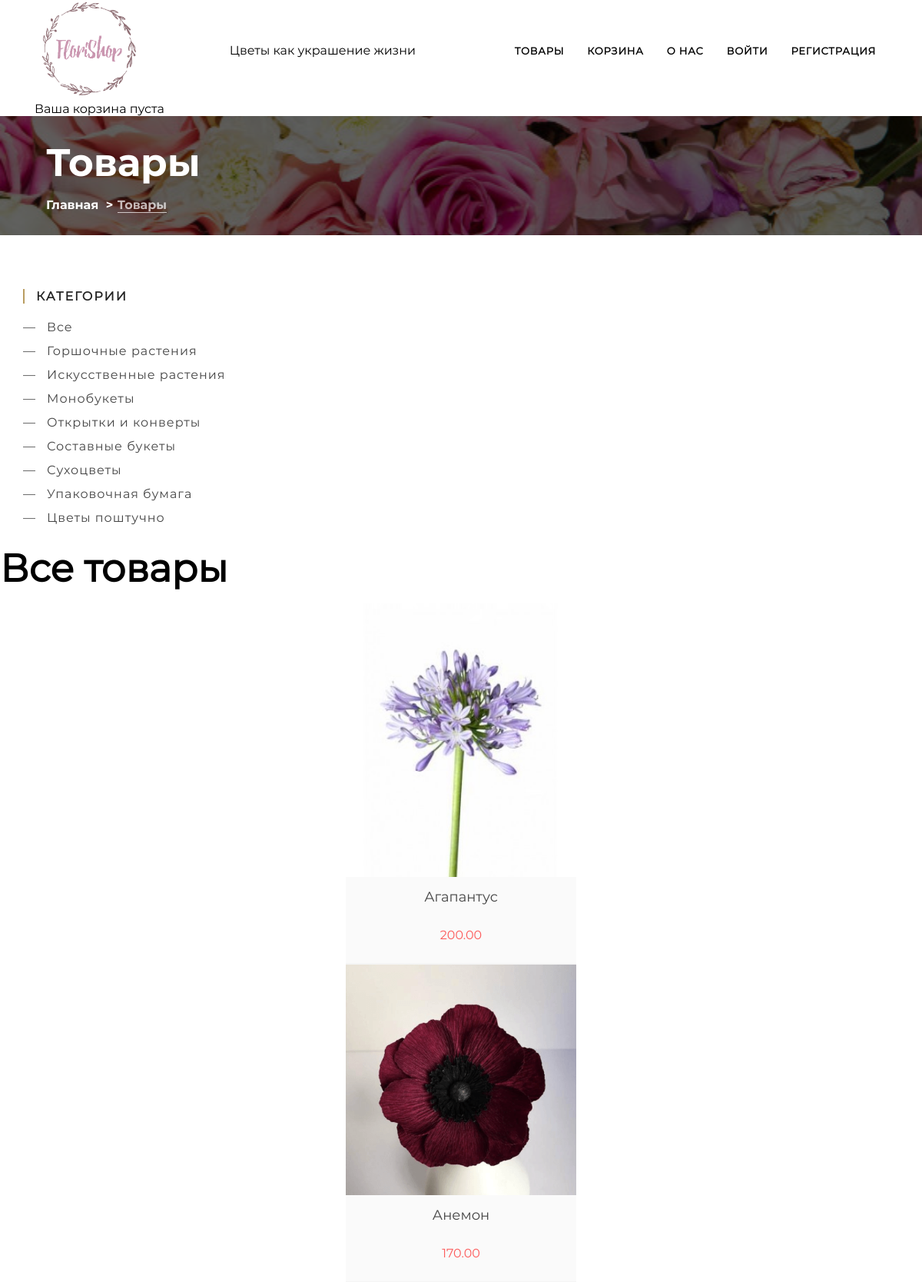
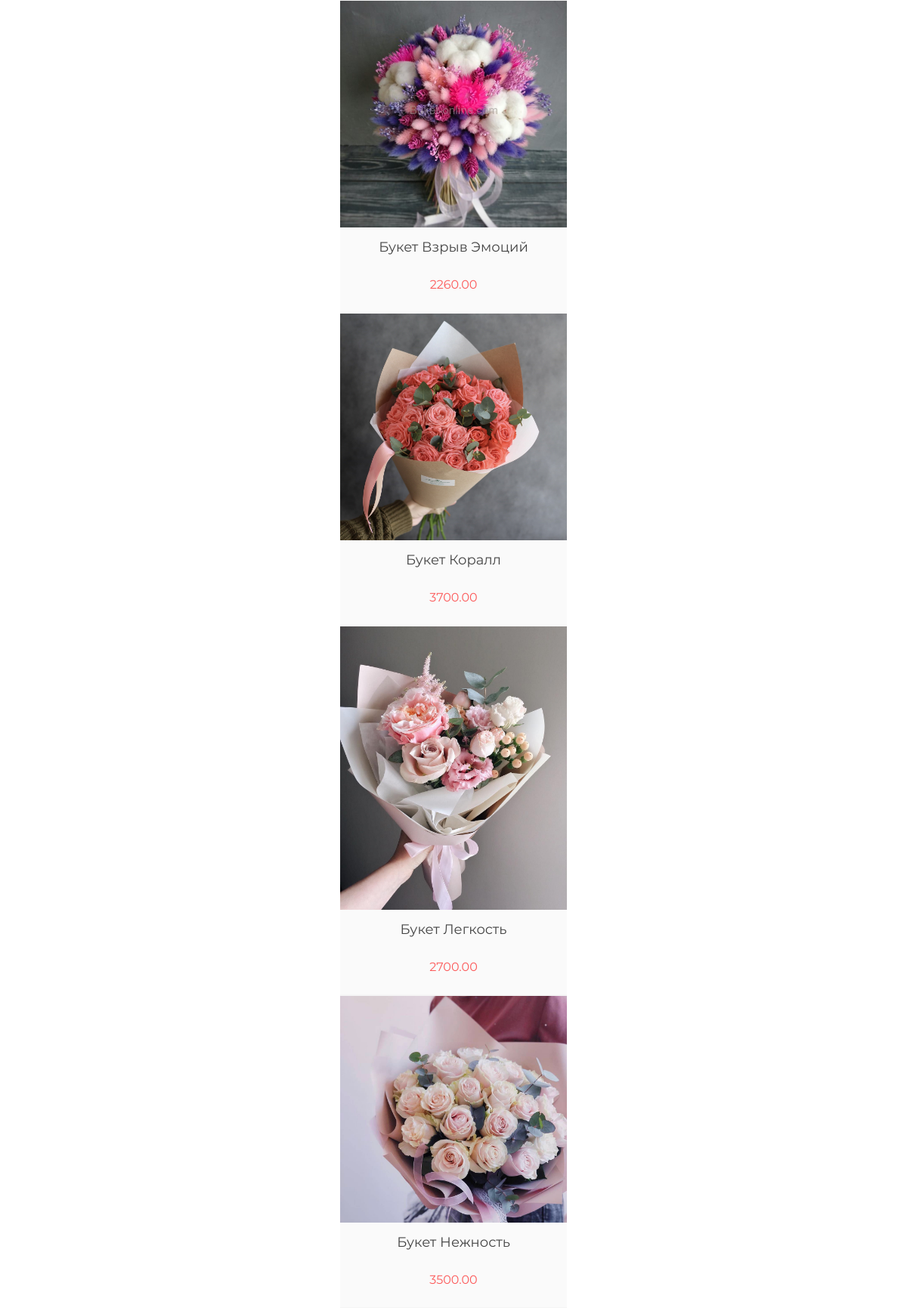
Page /list/ (upper part) on the committed database (2 pictures, top to bottom).
### main/models.py (models this page shows, shortened)
class Category(models.Model):
    name = models.CharField(max_length=200, db_index=True)
    slug = models.SlugField(max_length=200, db_index=True, unique=True)
    class Meta:
        ordering = ('name',)
        verbose_name = 'Категория'
        verbose_name_plural = 'Категории'
    def get_absolute_url(self):
        return reverse('main:product_list_by_category',
                       args=[self.slug])

class Product(models.Model):
    category = models.ForeignKey('Category', related_name='products', on_delete=models.CASCADE)
    name = models.CharField(max_length=200, db_index=True)
    slug = models.SlugField(max_length=200, db_index=True)
    image = models.ImageField(upload_to='products/%Y/%m/%d', blank=True)
    description = models.TextField(blank=True)
    price = models.DecimalField(max_digits=10, decimal_places=2)
    stock = models.PositiveIntegerField()
    available = models.BooleanField(default=True)
    created = models.DateTimeField(auto_now_add=True)
    updated = models.DateTimeField(auto_now=True)
    class Meta:
        ordering = ('name',)
        index_together = (('id', 'slug'),)
    def get_absolute_url(self):
        return reverse('main:product_detail',
                       args=[self.id, self.slug])

### main/views.py (the view)
# urls.py: path('list/', views.product_list, name='product_list'),
def product_list(request, category_slug=None):
    category = None
    categories = Category.objects.all()
    products = Product.objects.filter(available=True)
    if category_slug:
        category = get_object_or_404(Category, slug=category_slug)
        products = products.filter(category=category)
    return render(request,
                  'main/products/list.html',
                  {'category': category,
                   'categories': categories,
                   'products': products})

### main/templates/main/products/list.html (shortened to what this page needs)
{% extends "main/base.html" %}
{% load static %}
{% block content %}
    <div class="page-title" style="background-image: url({%static 'images/flowers.jpg'%})">
        <div class="container">
            <h1>Товары</h1>
            <div class="polosonka">
                <ul>
                    <li><a href="{% url 'main:index'%}">Главная</a></li>
                    <li><span>Товары</span></li>
                </ul>
            </div>
        </div>
    </div>
    <div class = "widget">
        <h3 class = "widget-title" >Категории</h3>
        <ul class = "widget-list">
            <li {% if not category %} class="selected" {% endif %}>
                <a href="{% url "main:product_list" %}">Все</a>
            </li>
            {% for c in categories %}
                <li {% if category.slug == c.slug %}class="selected"{% endif %}>
                    <a href="{{ c.get_absolute_url }}">{{ c.name }}</a>
                </li>
            {% endfor %}
        </ul>
    </div>
    <h1>{% if category %}{{ category.name }}{% else %}Все товары{% endif %}</h1>
    {% for product in products %}
        <div class = "product-item">
            <a href="{{ product.get_absolute_url }}">
                <img src="{% if product.image %}{{ product.image.url }}{% else %}{% static "img/no_image.png" %}{% endif %}" width="100%">
            </a>
            <div class="product-list">
                <div class="info">
                    <h3 href="{{ product.get_absolute_url }}">{{ product.name }}</h3><br>
                </div>
                <span class="price">
                    {{ product.price }}
                </span>
            </div>
        </div>
    {% endfor %}
{% endblock %}

### main/templates/main/base.html (shortened to what this page needs)
{% load static %}
<!DOCTYPE html>
<html lang="ru">
<head>
    <link rel="stylesheet" href="{% static 'css/grid.css' %}">
    <link rel="stylesheet" href="{% static 'css/style.css' %}">
    <link rel="stylesheet" href="{% static 'css/font-awesome.min.css' %}">
</head>
<header>
    <nav>
        <div class="container">
            <a class="logo" href="{% url 'main:index' %}">
                <img src="{%static 'images/logotip.png'%}" alt="FLoriShop">
            </a>
            <a>Цветы как украшение жизни </a>
            <ul class="menu top">
                <li class="item"><a href="{% url 'main:product_list' %}">Товары </a></li>
                <li class="item"><a href="{% url 'cart:cart_detail' %}">Корзина</a></li>
                <li class="item"><a href="{% url 'main:about' %}">О нас</a></li>
                {% if request.user.is_authenticated %}Добро пожаловать, {{ user.username }} |<li class="item"><a href="{% url 'main:logout' %}">Выйти</a> </li>
                {% else %}
                    <li class="item"><a  href="{% url 'main:login' %}">Войти</a> </li>
                    <li class="item"><a  href="{% url 'main:registration' %}">Регистрация</a></li>
                {% endif %}
            </ul>
        </div>
    </nav>
</header>
<div id="header">
    <div id="subheader">
        <div class="container">
            <div class="row">
                <div class="col-xl-3">
                    Ваша корзина пуста
                </div>
            </div>
        </div>
    </div>
    <div id="content">
        {% block content %}
        {% endblock %}
    </div>
</div>
</html>

### FloriShop/static/css/grid.css (style rules this page uses)
html { box-sizing: border-box; }
*,::after,::before { box-sizing: inherit }
.container { width: 100%; padding-right: 15px; padding-left: 15px; margin-right: auto; margin-left: auto }
.row { display: -ms-flexbox; display: flex; -ms-flex-wrap: wrap; flex-wrap: wrap; margin-right: -15px; margin-left: -15px }
.col, .col-1, .col-10, .col-11, .col-12, .col-2, .col-3, .col-4, .col-5, .col-6, .col-7, .col-8, .col-9, .col-lg-1, .col-lg-10, .col-lg-11, .col-lg-12, .col-lg-2, .col-lg-3, .col-lg-4, .col-lg-5, .col-lg-6, .col-lg-7, .col-lg-8, .col-lg-9, .col-md, .col-md-1, .col-md-10, .col-md-11, .col-md-12, .col-md-2, .col-md-3, .col-md-4, .col-md-5, .col-md-6, .col-md-7, .col-md-8, .col-md-9, .col-sm, .col-sm-1, .col-sm-10, .col-sm-11, .col-sm-12, .col-sm-2, .col-sm-3, .col-sm-4, .col-sm-5, .col-sm-6, .col-sm-7, .col-sm-8, .col-sm-9, .col-xl, .col-xl-1, .col-xl-10, .col-xl-11, .col-xl-12, .col-xl-2, .col-xl-3, .col-xl-4, .col-xl-5, .col-xl-6, .col-xl-7, .col-xl-8, .col-xl-9 { position: relative; width: 100%; padding-right: 15px; padding-left: 15px }
@media (min-width: 576px) { .container { max-width:540px } }
@media (min-width: 768px) { .container { max-width:720px } }
@media (min-width: 992px) { .container { max-width:960px } }
@media (min-width: 1200px) { .container { max-width:1140px } }
@media (min-width: 1200px) { .col-xl-3 { -ms-flex: 0 0 25%;flex: 0 0 25%;max-width: 25% } }

### FloriShop/static/css/style.css (style rules this page uses)
:root { --main-color: #8e6d73; }
* { margin: 0; padding: 0; font-family: Main; font-size: 16px; }
html, body { height: 100%; }
a { text-decoration: none; color: black; }
h1,h2,h3,h4,h5 { font-family: Main; margin-bottom: 15px; position: relative; }
h1 { font-size:50px; }
h3 { font-size:30px; }
header { min-height: 85px; background-color: white; }
header nav { position: relative; }
header nav .logo img { max-width: 140px; }
header nav > .container { display: flex; flex-direction: row; align-items: center; justify-content: space-between; }
header nav .menu { display: table; }
header nav .menu.top { height: 100%; }
header nav .menu.top .item { display: table-cell; position: relative; }
header nav .menu.top .item a { display: block; padding: 35px 15px; font-size: 13px; font-weight: 600; letter-spacing: 0.06em; text-transform: uppercase; }
.page-title { background-color: var(--main-color); background-repeat: no-repeat; background-position: center; background-size: cover; position: relative; margin-bottom: 50px; }
.page-title:before { content: ""; position: absolute; width: 100%; height: 100%; top: 0; left: 0; background-color: rgba(0,0,0,0.6); }
.page-title > div { padding: 30px; }
.page-title * { color: white; font-family: MainBold; }
.page-title .polosonka ul li { display: inline-block; margin-right: 20px; position: relative; }
.page-title .polosonka ul li span { opacity: 0.7; border-bottom: 1px solid white; }
.page-title .polosonka ul li:not(:first-child):before { content: ">"; position: absolute; left: -15px; }
* { box-sizing: border-box; margin: 0; }
.widget { padding: 20px 30px; background: white; font-family: 'Roboto', sans-serif; }
.widget-title { text-transform: uppercase; letter-spacing: 2px; color: #222; font-size: 16px; padding-left: 15px; margin-bottom: 15px; border-left: 2px solid #b99d61; }
.widget-list { padding: 0; list-style: none; }
.widget-list a:before { content: "\2014"; margin-right: 14px; }
.widget-list a { text-decoration: none; outline: none; display: block; padding: 6px 0; letter-spacing: 1px; font-weight: 300; color: #444; transition: .3s linear; }
* { box-sizing: border-box; }
.product-item { width: 300px; text-align: center; margin: 0 auto; border-bottom: 2px solid #F5F5F5; background: white; font-family: "Open Sans"; transition: .3s ease-in; }
.product-item img { display: block; width: 100%; }
.product-list { background: #fafafa; padding: 15px 0; }
.product-list h3 { font-size: 18px; font-weight: 400; color: #444444; margin: 0 0 10px 0; }
.price { font-size: 16px; color: #fc5a5a; display: block; margin-bottom: 12px; }

### rows in the picture
Category: name "Горшочные растения"
Category: name "Искусственные растения"
Category: name "Монобукеты"
Category: name "Открытки и конверты"
Category: name "Составные букеты"
Category: name "Сухоцветы"
Category: name "Упаковочная бумага"
Category: name "Цветы поштучно"
Product: image (picture), name "Агапантус", price "200.00"
Product: image (picture), name "Анемон", price "170.00"
Product: image (picture), name "Букет Взрыв Эмоций", price "2260.00"
Product: image (picture), name "Букет Коралл", price "3700.00"
Product: image (picture), name "Букет Легкость", price "2700.00"
Product: image (picture), name "Букет Нежность", price "3500.00"
